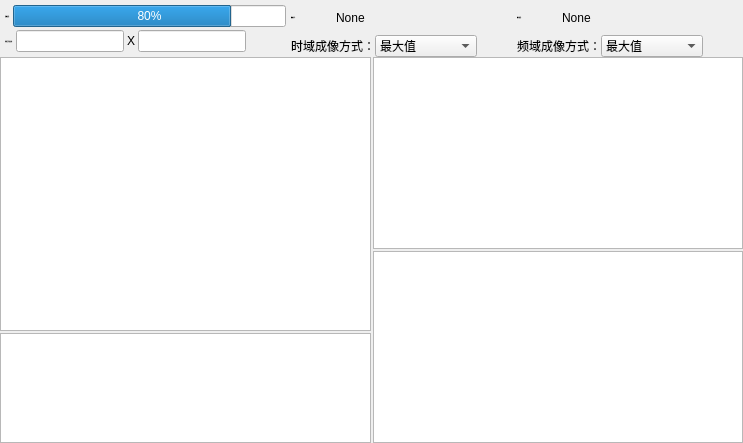
            <widget class="QWidget" name="widget_show" native="true">
             <layout class="QHBoxLayout" name="horizontalLayout_24">
              <property name="spacing">
               <number>0</number>
              </property>
              <property name="leftMargin">
               <number>0</number>
              </property>
              <property name="topMargin">
               <number>0</number>
              </property>
              <property name="rightMargin">
               <number>0</number>
              </property>
              <property name="bottomMargin">
               <number>0</number>
              </property>
              <item>
               <layout class="QVBoxLayout" name="verticalLayout_9" stretch="1,10">
                <item>
                 <layout class="QHBoxLayout" name="horizontalLayout_23">
                  <item>
                   <layout class="QVBoxLayout" name="verticalLayout_4">
                    <property name="spacing">
                     <number>3</number>
                    </property>
                    <property name="leftMargin">
                     <number>5</number>
                    </property>
                    <property name="topMargin">
                     <number>5</number>
                    </property>
                    <property name="rightMargin">
                     <number>5</number>
                    </property>
                    <property name="bottomMargin">
                     <number>5</number>
                    </property>
                    <item>
                     <layout class="QHBoxLayout" name="horizontalLayout_3" stretch="0,0">
                      <property name="leftMargin">
                       <number>0</number>
                      </property>
                      <item>
                       <widget class="QLabel" name="label_15">
                        <property name="font">
                         <font>
                          <family>微软雅黑</family>
                          <pointsize>-1</pointsize>
                          <weight>75</weight>
                          <bold>true</bold>
                         </font>
                        </property>
                        <property name="text">
                         <string>扫描进度：</string>
                        </property>
                       </widget>
                      </item>
                      <item>
                       <widget class="QProgressBar" name="progressbar">
                        <property name="value">
                         <number>80</number>
                        </property>
                       </widget>
                      </item>
                     </layout>
                    </item>
                    <item>
                     <layout class="QHBoxLayout" name="horizontalLayout" stretch="0,0,0,0,2">
                      <item>
                       <widget class="QLabel" name="label_10">
                        <property name="font">
                         <font>
                          <family>微软雅黑</family>
                          <pointsize>-1</pointsize>
                          <weight>75</weight>
                          <bold>true</bold>
                         </font>
                        </property>
                        <property name="text">
                         <string>平移台光路位置：</string>
                        </property>
                       </widget>
                      </item>
                      <item>
                       <widget class="QLineEdit" name="le_x_laserposition">
                        <property name="toolTip">
                         <string>X位置</string>
                        </property>
                        <property name="whatsThis">
                         <string/>
                        </property>
                        <property name="alignment">
                         <set>Qt::AlignCenter</set>
                        </property>
                        <property name="dragEnabled">
                         <bool>false</bool>
                        </property>
                        <property name="placeholderText">
                         <string/>
                        </property>
                       </widget>
                      </item>
                      <item>
                       <widget class="QLabel" name="label_12">
                        <property name="text">
                         <string>X</string>
                        </property>
                       </widget>
                      </item>
                      <item>
                       <widget class="QLineEdit" name="le_y_laserposition">
                        <property name="toolTip">
                         <string>Y位置</string>
                        </property>
                        <property name="alignment">
                         <set>Qt::AlignCenter</set>
                        </property>
                        <property name="dragEnabled">
                         <bool>false</bool>
                        </property>
                       </widget>
                      </item>
                      <item>
                       <spacer name="horizontalSpacer_4">
                        <property name="orientation">
                         <enum>Qt::Horizontal</enum>
                        </property>
                        <property name="sizeHint" stdset="0">
                         <size>
                          <width>40</width>
                          <height>20</height>
                         </size>
                        </property>
                       </spacer>
                      </item>
                     </layout>
                    </item>
                   </layout>
                  </item>
                  <item>
                   <layout class="QVBoxLayout" name="verticalLayout_3">
                    <item>
                     <layout class="QHBoxLayout" name="horizontalLayout_18">
                      <item>
                       <layout class="QHBoxLayout" name="horizontalLayout_4" stretch="1,4">
                        <item>
                         <widget class="QLabel" name="label_8">
                          <property name="font">
                           <font>
                            <family>微软雅黑</family>
                            <pointsize>-1</pointsize>
                            <weight>75</weight>
                            <bold>true</bold>
                           </font>
                          </property>
                          <property name="text">
                           <string>预测用时：</string>
                          </property>
                          <property name="textInteractionFlags">
                           <set>Qt::NoTextInteraction</set>
                          </property>
                         </widget>
                        </item>
                        <item>
                         <widget class="QLabel" name="label_forcasttime">
                          <property name="text">
                           <string>None</string>
                          </property>
                         </widget>
                        </item>
                       </layout>
                      </item>
                      <item>
                       <layout class="QHBoxLayout" name="horizontalLayout_12" stretch="1,4">
                        <item>
                         <widget class="QLabel" name="label_11">
                          <property name="font">
                           <font>
                            <family>微软雅黑</family>
                            <pointsize>-1</pointsize>
                            <weight>75</weight>
                            <bold>true</bold>
                           </font>
                          </property>
                          <property name="text">
                           <string>信号强度：</string>
                          </property>
                         </widget>
                        </item>
                        <item>
                         <widget class="QLabel" name="label_signalstrength">
                          <property name="text">
                           <string>None</string>
                          </property>
                         </widget>
                        </item>
                       </layout>
                      </item>
                     </layout>
                    </item>
                    <item>
                     <layout class="QHBoxLayout" name="horizontalLayout_8">
                      <item>
                       <layout class="QHBoxLayout" name="horizontalLayout_6">
                        <item>
                         <widget class="QLabel" name="label_13">
                          <property name="text">
                           <string>时域成像方式：</string>
                          </property>
                         </widget>
                        </item>
                        <item>
                         <widget class="QComboBox" name="comboBox">
                          <item>
                           <property name="text">
                            <string>最大值</string>
                           </property>
                          </item>
                          <item>
                           <property name="text">
                            <string>最小值</string>
                           </property>
                          </item>
                          <item>
                           <property name="text">
                            <string>峰峰值</string>
                           </property>
                          </item>
                          <item>
                           <property name="text">
                            <string>时域能量积分</string>
                           </property>
                          </item>
                          <item>
                           <property name="text">
                            <string>最大值时间</string>
                           </property>
                          </item>
                          <item>
                           <property name="text">
                            <string>最小值时间</string>
                           </property>
                          </item>
                          <item>
                           <property name="text">
                            <string>零点位置</string>
                           </property>
                          </item>
                          <item>
                           <property name="text">
                            <string>时间差</string>
                           </property>
                          </item>
                         </widget>
                        </item>
                        <item>
                         <spacer name="horizontalSpacer_6">
                          <property name="orientation">
                           <enum>Qt::Horizontal</enum>
                          </property>
                          <property name="sizeHint" stdset="0">
                           <size>
                            <width>40</width>
                            <height>20</height>
                           </size>
                          </property>
                         </spacer>
                        </item>
                       </layout>
                      </item>
                      <item>
                       <layout class="QHBoxLayout" name="horizontalLayout_17">
                        <item>
                         <widget class="QLabel" name="label_14">
                          <property name="text">
                           <string>频域成像方式：</string>
                          </property>
                         </widget>
                        </item>
                        <item>
                         <widget class="QComboBox" name="comboBox_2">
                          <item>
                           <property name="text">
                            <string>最大值</string>
                           </property>
                          </item>
                          <item>
                           <property name="text">
                            <string>频谱位置</string>
                           </property>
                          </item>
                          <item>
                           <property name="text">
                            <string>频域能量积分</string>
                           </property>
                          </item>
                         </widget>
                        </item>
                        <item>
                         <spacer name="horizontalSpacer_7">
                          <property name="orientation">
                           <enum>Qt::Horizontal</enum>
                          </property>
                          <property name="sizeHint" stdset="0">
                           <size>
                            <width>40</width>
                            <height>20</height>
                           </size>
                          </property>
                         </spacer>
                        </item>
                       </layout>
                      </item>
                     </layout>
                    </item>
                   </layout>
                  </item>
                 </layout>
                </item>
                <item>
                 <layout class="QHBoxLayout" name="horizontalLayout_13">
                  <property name="spacing">
                   <number>2</number>
                  </property>
                  <item>
                   <layout class="QVBoxLayout" name="verticalLayout_7" stretch="5,2">
                    <property name="spacing">
                     <number>2</number>
                    </property>
                    <item>
                     <widget class="GraphicsLayoutWidget" name="window_2d"/>
                    </item>
                    <item>
                     <widget class="QTextEdit" name="te_warning">
                      <property name="html">
                       <string>&lt;!DOCTYPE HTML PUBLIC &quot;-//W3C//DTD HTML 4.0//EN&quot; &quot;http://www.w3.org/TR/REC-html40/strict.dtd&quot;&gt;
&lt;html&gt;&lt;head&gt;&lt;meta name=&quot;qrichtext&quot; content=&quot;1&quot; /&gt;&lt;style type=&quot;text/css&quot;&gt;
p, li { white-space: pre-wrap; }
&lt;/style&gt;&lt;/head&gt;&lt;body style=&quot; font-family:'微软雅黑'; font-size:15px; font-weight:400; font-style:normal;&quot;&gt;
&lt;p style=&quot;-qt-paragraph-type:empty; margin-top:0px; margin-bottom:0px; margin-left:0px; margin-right:0px; -qt-block-indent:0; text-indent:0px; font-family:'SimSun'; font-size:9pt;&quot;&gt;&lt;br /&gt;&lt;/p&gt;&lt;/body&gt;&lt;/html&gt;</string>
                      </property>
                     </widget>
                    </item>
                   </layout>
                  </item>
                  <item>
                   <layout class="QVBoxLayout" name="verticalLayout_6">
                    <property name="spacing">
                     <number>2</number>
                    </property>
                    <item>
                     <widget class="PlotWidget" name="window_tds"/>
                    </item>
                    <item>
                     <widget class="PlotWidget" name="window_fds"/>
                    </item>
                   </layout>
                  </item>
                 </layout>
                </item>
               </layout>
              </item>
             </layout>
            </widget>
